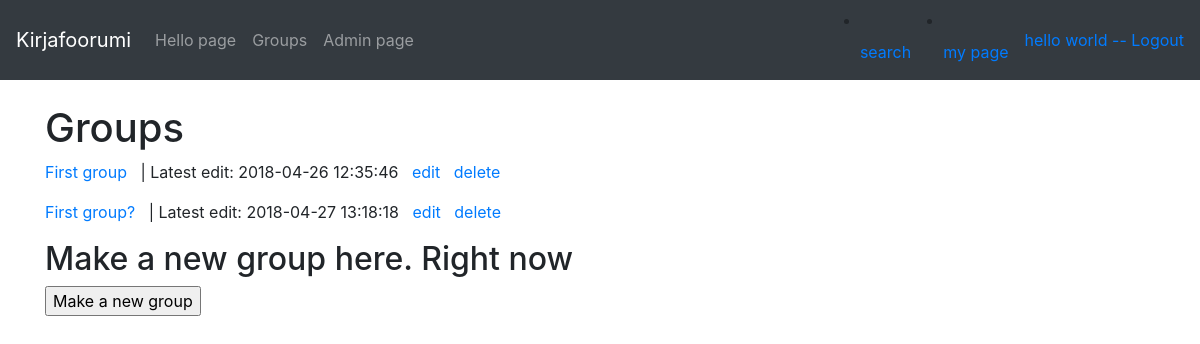
The app's page /groups (signed in) with its own data.
### application/auth/models.py (models this page shows, shortened)
class User(Base):
    __tablename__ = "account"
    name = db.Column(db.String(144), unique=True, nullable=False)
    username = db.Column(db.String(144), unique=True, nullable=False)
    password = db.Column(db.String(144), nullable=False)
    messages = db.relationship("Message", backref='account', lazy=True)
    groups = db.relationship("Groups", backref='account', lazy=True)
    role_id = db.Column(db.Integer, db.ForeignKey('role.id'), nullable = False)
    def get_role(self):
        return Role.query.get(self.role_id)

### application/messages/models.py (models this page shows, shortened)
class Groups(Base):
    heading = db.Column(db.String(20), nullable=False)
    account_id = db.Column(db.Integer, db.ForeignKey('account.id'), nullable = False)
    book_id = db.Column(db.Integer, db.ForeignKey('book.id'))
    messages = db.relationship("Message", backref='Groups', lazy=True)

### application/messages/messages.py (the view)
@app.route("/groups")
def all_groups():
    return render_template("messages/groups.html", groups = Groups.query.all())

### application/__init__.py (called while the page is built)
@login_manager.user_loader
def load_user(user_id):
    return User.query.get(user_id)

### application/templates/messages/groups.html
{% extends "layout.html" %}
{% block body %}
    <h1>Groups</h1>
    {% for group in groups %}
    <p>
        <a href="{{ url_for('group_messages', group_id= group.id) }}"> {{ group.heading }} </a>
        &nbsp; | Latest edit: {{ group.date_modified }} &nbsp;
        {% if current_user.id == group.account_id %}
        <a href="{{ url_for('modify_group_form', group_id=group.id) }}">edit</a> &nbsp;
        {% endif %}
        {% if current_user.is_authenticated %}
        {% if current_user.id == group.account_id or current_user.get_role().role == "ADMIN" %}
        <a href="{{ url_for('delete_group', group_id=group.id) }}">delete</a>
        {% endif %}
        {% endif %}
    </p>
    {% endfor %}
    <h2>Make a new group here. Right now</h2>
    <form method="GET" action="{{ url_for('group_form') }}">
        <input type="submit" value="Make a new group"/>
    </form>
{% endblock %}

### application/templates/layout.html (shortened to what this page needs)
<!DOCTYPE html>
<html>
  <head>
    <link rel="stylesheet" href="https://maxcdn.bootstrapcdn.com/bootstrap/4.0.0/css/bootstrap.min.css">
  </head>
  <body>
    <nav class="navbar navbar-expand-md navbar-dark bg-dark mb-4">
      <a class="navbar-brand" href="#">Kirjafoorumi</a>
          <div class="collapse navbar-collapse" id="navbarCollapse">
            <ul class="navbar-nav mr-auto">
              <li class="nav-item">
                <a class="nav-link" href="{{ url_for('hello') }}">Hello page</a>
              </li>
              <li class="nav-item">
                  <a class="nav-link" href="{{ url_for('all_groups') }}">Groups</a>
              </li>
              {% if current_user.is_authenticated %}
              {% if current_user.get_role().role == "ADMIN" %}
              <li class="nav-item">
                  <a class="nav-link" href="{{ url_for('admin_users') }}">Admin page</a>
              </li>
              {% endif %}
              {% endif %}
            </ul>
            <div class="form-inline mt-2 mt-md-0">
                <li class="nav-item">
                    <a class="nav-link" href="{{ url_for('group_search') }}">search</a>
                </li>
              {% if current_user.is_authenticated %}
              <li class="nav-item">
                  <a class="nav-link" href="{{ url_for('my_page') }}">my page</a>
              </li>
              <a href="{{ url_for('auth_logout') }}"> {{ current_user.name }} -- Logout</a>
              {% else %}
                <a href="{{ url_for('auth_login') }}"> login -</a>
                <a></a>
                <a href="{{ url_for('auth_register') }}"> - register </a>
              {% endif %}
            </div>
          </div>
    </nav>
    <main role="main" class="container">
      {% block body %}{% endblock %}
    </main>
  </body>
</html>

### records on screen
User: name "hello world"
Groups: heading "First group", date_modified "2018-04-26 12:35:46"
Groups: heading "First group?", date_modified "2018-04-27 13:18:18"
